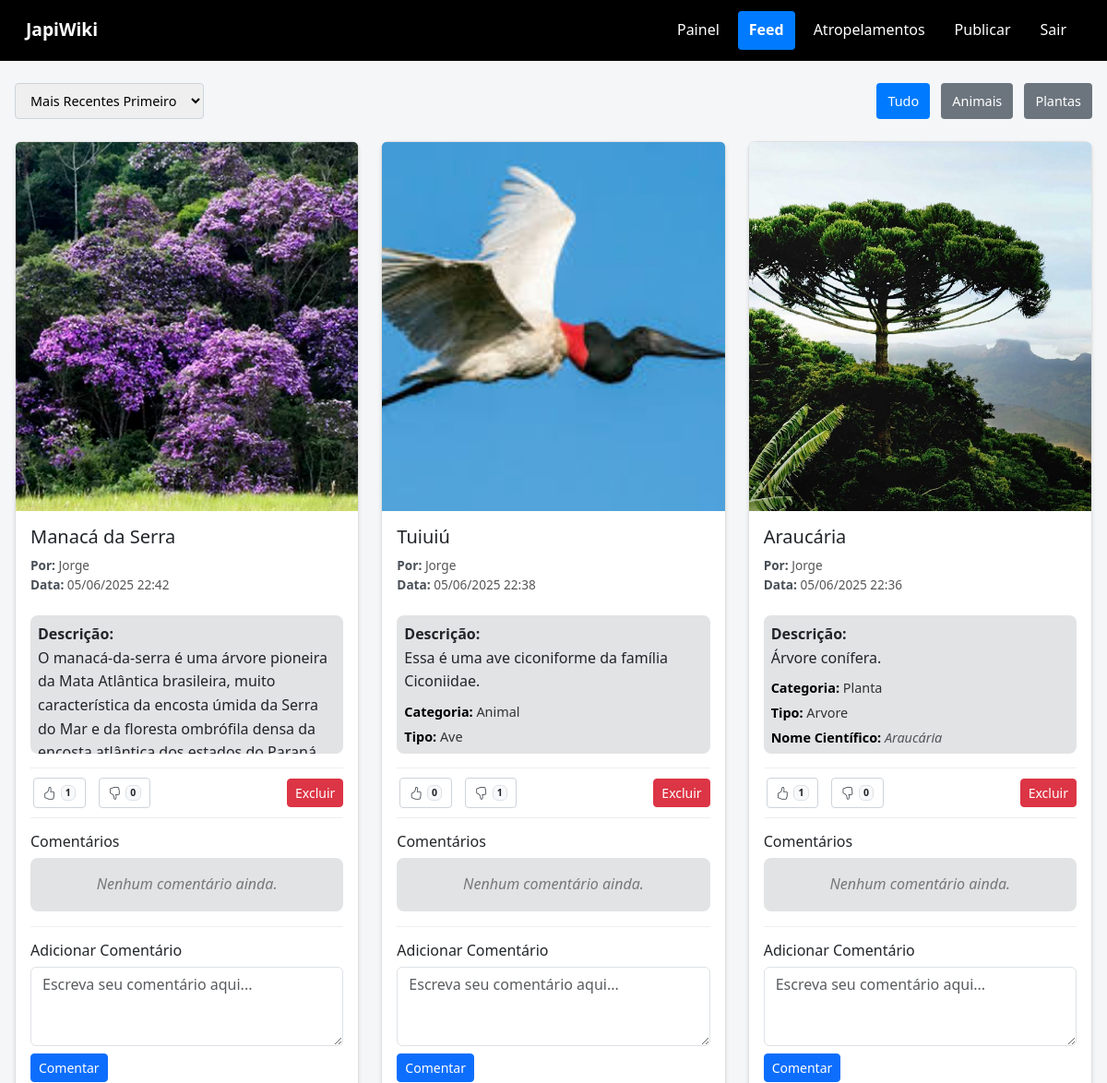
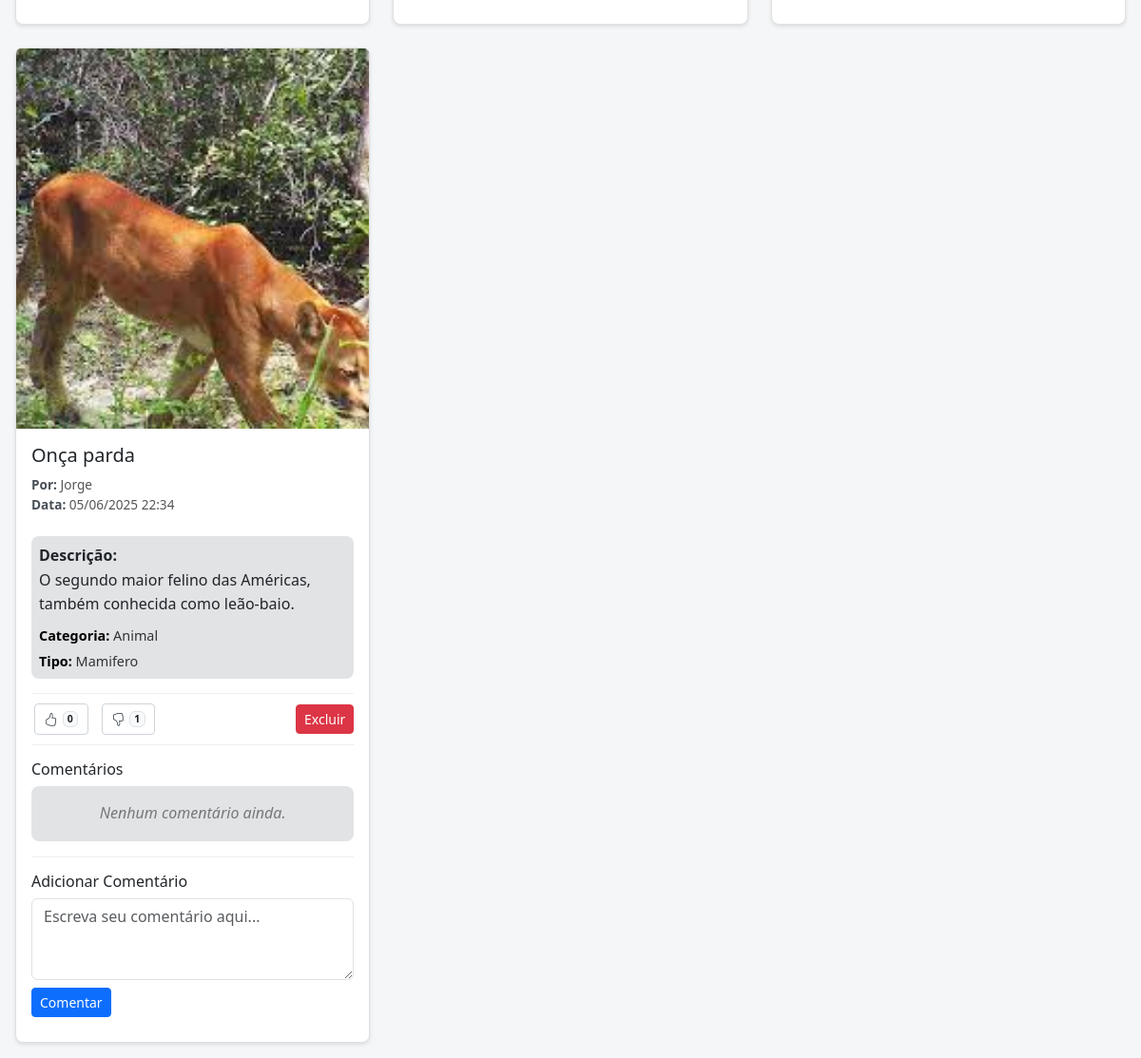
/feed_user.php (signed in), run on the app's committed database (2 pictures, top to bottom).
### tables this page shows
CREATE TABLE `publicacoes` (
  `id` int(11) NOT NULL,
  `especie` varchar(255) NOT NULL,
  `foto` varchar(255) NOT NULL,
  `usuario_id` int(11) NOT NULL,
  `data_publicacao` datetime DEFAULT current_timestamp(),
  `titulo` varchar(255) DEFAULT NULL,
  `descricao` text DEFAULT NULL,
  `caminho_foto` varchar(255) DEFAULT NULL,
  `atropelamento` tinyint(1) DEFAULT 0,
  `categoria` varchar(50) DEFAULT NULL,
  `tipo_especifico` varchar(100) DEFAULT NULL,
  `sub_categoria` varchar(100) DEFAULT NULL,
  `nome_cientifico` varchar(255) DEFAULT NULL
);

CREATE TABLE `usuarios` (
  `id` int(11) NOT NULL,
  `nome` varchar(100) NOT NULL,
  `email` varchar(100) NOT NULL,
  `senha` varchar(255) NOT NULL,
  `cargo` enum('user','especialista','admin') DEFAULT 'user',
  `token_senha` varchar(64) DEFAULT NULL,
  `token_expiracao` datetime DEFAULT NULL,
  `area_especialidade` varchar(255) DEFAULT NULL
);

### feed_user.php (the view, shortened to what this page needs)
<?php
include 'conexao.php';
$painel_voltar = 'painel_usuario.php';
if (isset($_SESSION['cargo'])) {
    if ($_SESSION['cargo'] === 'admin') {
        $painel_voltar = 'admin.php';
    } elseif ($_SESSION['cargo'] === 'especialista') {
        $painel_voltar = 'painel_especialista.php';
    }
}
$cargo_usuario_sessao = $_SESSION['cargo'] ?? 'user';
$pode_interagir = true;
$pode_comentar = ($cargo_usuario_sessao === 'especialista' || $cargo_usuario_sessao === 'admin');
$ordem = $_GET['ordem'] ?? 'DESC';
$ordem_sql = ($ordem === 'ASC') ? 'ASC' : 'DESC';
$filtro = $_GET['filtro'] ?? 'tudo';
$where_filtro = '';
$stmt = $conn->prepare("
    SELECT p.*, u.nome AS nome_usuario_post, u.id AS id_usuario_post, u.cargo AS cargo_usuario_post,
    (SELECT COUNT(*) FROM interacoes WHERE publicacao_id = p.id AND tipo = 'like') AS likes,
    (SELECT COUNT(*) FROM interacoes WHERE publicacao_id = p.id AND tipo = 'dislike') AS dislikes,
    (SELECT tipo FROM interacoes WHERE publicacao_id = p.id AND usuario_id = ?) AS minha_interacao
    FROM publicacoes p
    JOIN usuarios u ON p.usuario_id = u.id
    WHERE p.atropelamento = 0 $where_filtro
    ORDER BY p.data_publicacao $ordem_sql");
$stmt->bind_param("i", $_SESSION['usuario_id']);
$stmt->execute();
$resultado = $stmt->get_result();
?>
<!DOCTYPE html>
<html lang="pt-br">
<head>
    <link href="https://cdn.jsdelivr.net/npm/bootstrap@5.3.0/dist/css/bootstrap.min.css" rel="stylesheet">
    <link href="css/feed.css" rel="stylesheet">
    <link rel="stylesheet" href="https://cdn.jsdelivr.net/npm/bootstrap-icons@1.11.1/font/bootstrap-icons.css">
</head>
<body>
    <nav id="japi-navbar" class="navbar navbar-expand-lg navbar-dark bg-dark justify-content-end">
        <div class="container-fluid d-flex justify-content-between">
            <a class="navbar-brand" href="#">JapiWiki</a>
            <div class="collapse navbar-collapse justify-content-end" id="navbarNavAltMarkup">
                <div class="navbar-nav">
                    <a class="nav-link" href="<?= $painel_voltar ?>">Painel</a>
                    <a class="nav-link active" aria-current="page" href="feed_user.php">Feed</a>
                    <a class="nav-link" href="feed_atropelamentos.php">Atropelamentos</a>
                    <a class="nav-link" href="publicar.php">Publicar</a>
                    <a class="nav-link" href="logout.php">Sair</a>
                </div>
            </div>
        </div>
    </nav>
    <div class="feed-container container mt-4">
        <div class="order-filter-container">
            <div class="order-select-container">
                <select class="order-select form-select-sm" onchange="window.location.href='feed_user.php?ordem=' + this.value + '&filtro=<?= $filtro ?>'">
                    <option value="DESC" <?= ($ordem === 'DESC') ? 'selected' : '' ?>>Mais Recentes Primeiro</option>
                </select>
            </div>
            <div class="filter-buttons-container">
                <button class="filter-button <?= ($filtro === 'tudo' ? 'active' : '') ?>" onclick="window.location.href='feed_user.php?filtro=tudo&ordem=<?= $ordem ?>'">Tudo</button>
                <button class="filter-button <?= ($filtro === 'animal' ? 'active' : '') ?>" onclick="window.location.href='feed_user.php?filtro=animal&ordem=<?= $ordem ?>'">Animais</button>
                <button class="filter-button <?= ($filtro === 'planta' ? 'active' : '') ?>" onclick="window.location.href='feed_user.php?filtro=planta&ordem=<?= $ordem ?>'">Plantas</button>
            </div>
        </div>
        <?php while ($pub = $resultado->fetch_assoc()): ?>
            <div class="card mb-3">
                <?php
                $nome_arquivo = basename($pub['caminho_foto']);
                $caminho_imagem = "fotos/" . $nome_arquivo;
                ?>
                <div class="card-img-container">
                    <?php if (file_exists(__DIR__ . "/" . $caminho_imagem) && !is_dir(__DIR__ . "/" . $caminho_imagem)): ?>
                        <img src="<?= htmlspecialchars($caminho_imagem) ?>" class="card-img-top" alt="<?= htmlspecialchars($pub['titulo'] ?? '') ?>">
                    <?php else: ?>
                        <div class="bg-secondary text-white p-5 text-center">
                            Imagem não encontrada (<?= htmlspecialchars($caminho_imagem)?>)
                        </div>
                    <?php endif; ?>
                </div>
                <div class="card-body">
                    <h5 class="card-title"><?= htmlspecialchars($pub['titulo'] ?? '') ?></h5>
                    <div class="post-info">
                        <strong>Por:</strong> <?= htmlspecialchars($pub['nome_usuario_post'] ?? 'Desconhecido') ?>
                        <br>
                        <strong>Data:</strong> <?= date('d/m/Y H:i', strtotime($pub['data_publicacao'] ?? '')) ?>
                    </div>
                    <div class="description-container">
                        <p class="card-text"><strong>Descrição:</strong><br>
                        <?= nl2br(htmlspecialchars($pub['descricao'] ?? '')) ?></p>
                        <div class="post-category-info">
                            <?php if (!empty($pub['categoria'])): ?>
                                <p class="card-text"><strong>Categoria:</strong> <?= ucfirst(htmlspecialchars($pub['categoria'])) ?></p>
                            <?php endif; ?>
                            <?php if (!empty($pub['sub_categoria'])): ?>
                                <p class="card-text"><strong>Tipo:</strong> <?= ucfirst(htmlspecialchars($pub['sub_categoria'])) ?></p>
                            <?php endif; ?>
                            <?php if (!empty($pub['nome_cientifico'])): ?>
                                <p class="card-text"><strong>Nome Científico:</strong> <em class="text-muted"><?= htmlspecialchars($pub['nome_cientifico']) ?></em></p>
                            <?php endif; ?>
                        </div>
                    </div>
                    <div class="card-actions">
                        <div class="btn-group" role="group">
                            <button class="like-button <?= ($pub['minha_interacao'] === 'like' ? 'like-active' : '') ?>"
                                    data-publicacao-id="<?= $pub['id'] ?>" data-tipo="like" <?= (!$pode_interagir ? 'disabled' : '') ?>>
                                <i class="bi bi-hand-thumbs-up"></i> <span class="badge like-count-<?= $pub['id'] ?>"><?= $pub['likes'] ?></span>
                            </button>
                            <button class="dislike-button <?= ($pub['minha_interacao'] === 'dislike' ? 'dislike-active' : '') ?>"
                                    data-publicacao-id="<?= $pub['id'] ?>" data-tipo="dislike" <?= (!$pode_interagir ? 'disabled' : '') ?>>
                                <i class="bi bi-hand-thumbs-down"></i> <span class="badge dislike-count-<?= $pub['id'] ?>"><?= $pub['dislikes'] ?></span>
                            </button>
                        </div>
                        <?php if (isset($_SESSION['cargo']) && ($_SESSION['cargo'] === 'admin' || (isset($pub['id_usuario_post']) && $_SESSION['usuario_id'] == $pub['id_usuario_post']))): ?>
                            <a href="delete.php?id=<?= $pub['id'] ?>&tipo=publicacao" class="btn btn-danger btn-sm"
                               onclick="return confirm('Tem certeza que deseja excluir esta publicação?')">
                                Excluir
                            </a>
                        <?php endif; ?>
                    </div>
                    <div class="comment-section">
                        <h6>Comentários</h6>
                        <?php
                        $stmt_comentarios = $conn->prepare("
                            SELECT c.*, u.nome AS nome_usuario_comentario, u.cargo AS cargo_usuario_comentario, u.id AS id_usuario_comentario
                            FROM comentarios c
                            JOIN usuarios u ON c.usuario_id = u.id
                            WHERE c.publicacao_id = ? AND c.tipo_publicacao = 'publicacao'
                            ORDER BY c.data_comentario ASC
                        ");
                        $stmt_comentarios->bind_param("i", $pub['id']);
                        $stmt_comentarios->execute();
                        $comentarios = $stmt_comentarios->get_result();
                        if ($comentarios->num_rows > 0):
                            while ($comentario = $comentarios->fetch_assoc()): ?>
                                <div class="comment">
                                    <div class="comment-header">
                                        <span class="comment-author">
                                            <?= htmlspecialchars($comentario['nome_usuario_comentario']) ?>
                                            <?php if ($comentario['cargo_usuario_comentario'] === 'especialista'): ?>
                                                <span class="badge bg-info text-dark">Especialista</span>
                                            <?php elseif ($comentario['cargo_usuario_comentario'] === 'admin'): ?>
                                                <span class="badge bg-danger">Admin</span>
                                            <?php endif; ?>
                                        </span>
                                        <span class="comment-date">
                                            <?= date('d/m/Y H:i', strtotime($comentario['data_comentario'])) ?>
                                        </span>
                                    </div>
                                    <div class="comment-content">
                                        <?= nl2br(htmlspecialchars($comentario['comentario'])) ?>
                                    </div>
                                    <?php if (isset($_SESSION['cargo']) && ($_SESSION['cargo'] === 'admin' || (isset($comentario['id_usuario_comentario']) && $_SESSION['usuario_id'] == $comentario['id_usuario_comentario']))): ?>
                                        <div class="comment-actions mt-2">
                                            <a href="editar_comentario.php?comentario_id=<?= $comentario['id'] ?>&tipo_publicacao=publicacao&publicacao_id=<?= $pub['id'] ?>" class="btn btn-edit btn-sm">Editar</a>
                                            <a href="delete.php?comentario_id=<?= $comentario['id'] ?>&tipo=publicacao_comentario&publicacao_id=<?= $pub['id'] ?>" class="btn btn-danger btn-sm" onclick="return confirm('Tem certeza que deseja excluir este comentário?')">Excluir</a>
                                        </div>
                                    <?php endif; ?>
                                </div>
                            <?php endwhile;
                        else: ?>
                            <div class="no-comments">Nenhum comentário ainda.</div>
                        <?php endif;
                        ?>
                    </div>
                    <?php if ($pode_comentar): ?>
                        <div class="comment-form mt-3">
                            <h6>Adicionar Comentário</h6>
                            <form method="POST" action="feed_user.php?<?= http_build_query($_GET) ?>">
                                <textarea name="comentario" rows="3" class="form-control mb-2" required placeholder="Escreva seu comentário aqui..."></textarea>
                                <button type="submit" class="btn btn-primary btn-sm">Comentar</button>
                            </form>
                        </div>
                    <?php endif; ?>
                </div>
            </div>
        <?php endwhile; ?>
    </div>
</body>
</html>

### data on the page
publicacoes: caminho_foto (picture), titulo "Manacá da Serra", usuario.nome "Jorge", data_publicacao "05/06/2025 22:42", descricao "O manacá-da-serra é uma árvore pioneira da Mata Atlântica brasileira, muito característica da encosta úmida da Serra do Mar e da floresta ombrófila densa da…", likes "1", dislikes "0"
publicacoes: caminho_foto (picture), titulo "Tuiuiú", usuario.nome "Jorge", data_publicacao "05/06/2025 22:38", descricao "Essa é uma ave ciconiforme da família Ciconiidae.", categoria "Animal", sub_categoria "Ave", likes "0", dislikes "1"
publicacoes: caminho_foto (picture), titulo "Araucária", usuario.nome "Jorge", data_publicacao "05/06/2025 22:36", descricao "Árvore conífera.", categoria "Planta", sub_categoria "Arvore", nome_cientifico "Araucária", likes "1", dislikes "0"
publicacoes: caminho_foto (picture), titulo "Onça parda", usuario.nome "Jorge", data_publicacao "05/06/2025 22:34", descricao "O segundo maior felino das Américas, também conhecida como leão-baio.", categoria "Animal", sub_categoria "Mamifero", likes "0", dislikes "1"
